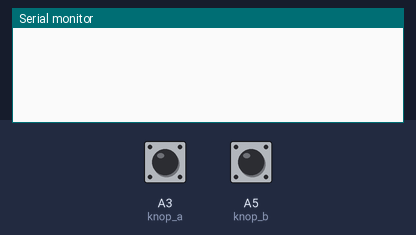
The sketch below on a simulated Arduino Uno, built with avr-gcc and run on an emulated ATmega328P. Parts: the last lines printed to the serial monitor. Inputs (shaded band) come from the test bench; at power-on: A3 (knop_a) LOW, A5 (knop_b) LOW.

Above: at 1.2 s.
1.3 s: A3 (knop_a) pulled HIGH for 0.15 s
At 2.5 s:
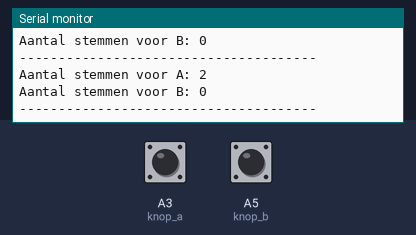
2.9 s: A5 (knop_b) pulled HIGH for 0.15 s
At 3.02 s:
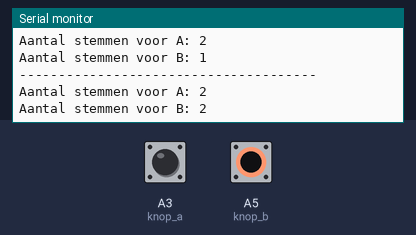
4.5 s: A3 (knop_a) pulled HIGH for 1 s
At 6.5 s:
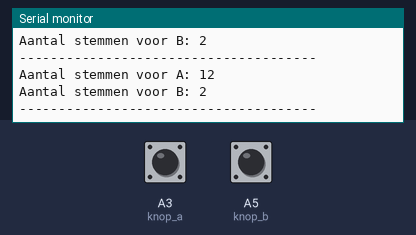
7.0 s: A5 (knop_b) pulled HIGH for 1 s
At 7.49 s:
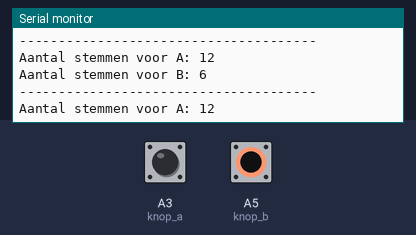
Timing chart, 0 to 10.0 s (numbered marks = the images above; inputs shaded):
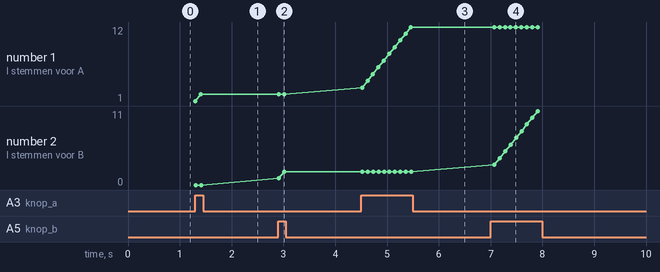

Measured:
- after the input at 1.3 s, the serial monitor: prints a new line at once (image 1)
- after the input at 2.9 s, the serial monitor: prints a new line at once (image 2)
- after the input at 4.5 s, the serial monitor: prints a new line at once (image 3)
- after the input at 7.0 s, the serial monitor: prints a new line after 0.07 s (image 4)
- plotted number 1: 2 → 12 after the input at 4.5 s

The sketch:

button_d.ino
```cpp
// Omdat we dit getal willen onthouden moeten we een variabele maken
// die buiten de setup() en loop() functies vallen.
int aantal_stemmen_a = 0;
int aantal_stemmen_b = 0;

// We bepalen nu ook welke poorten we gebruiken voor welke knoppen.
// A3 en A5 zijn de twee connectoren het dichtsbij de USB poort.
int knop_a = A3;
int knop_b = A5;

void setup() {
  // put your setup code here, to run once:
  Serial.begin(57600);

  // Vertel de Marvin dat we willen lezen (=INPUT / (invoer)) van deze pins
  pinMode(knop_a, INPUT);
  pinMode(knop_b, INPUT);
}

void loop() {

  // Opdracht D; Een stemmachine met twee knoppen maken
  // ------------------------------

  // We lezen eerst de staat uit van beiden knoppen
  int knop_a_ingedrukt = digitalRead(knop_a);
  int knop_b_ingedrukt = digitalRead(knop_b);

  // Als knop A is ingedrukt, dan tellen we een stem op voor A
  if(knop_a_ingedrukt == HIGH) {
    aantal_stemmen_a++;
  }

  // Als knop B is ingedrukt, dan tellen we een stem op voor B
  if(knop_b_ingedrukt == HIGH) {
    aantal_stemmen_b++;
  }

  // En we printen alleen als een van beide knoppen is ingedrukt.
  if(knop_a_ingedrukt == HIGH || knop_b_ingedrukt == HIGH) {
    Serial.println("Aantal stemmen voor A: " + String(aantal_stemmen_a));
    Serial.println("Aantal stemmen voor B: " + String(aantal_stemmen_b));
    Serial.println("--------------------------------------");
  }

  // Nu een seconde wachten
  delay(100);
}
```
